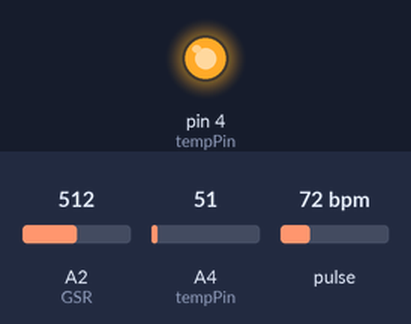
A sketch run on a simulated Arduino Uno, built with avr-gcc and run on an emulated ATmega328P. Parts: output pins drawn as LEDs (lit = HIGH). The test bench sets the inputs (shaded band); at power-on: A2 (GSR) = 512, A4 (tempPin) = 51, pulse 72 bpm.

Above: at 0.1 s.
Timing chart, 0 to 1.6 s (numbered marks = the images above):
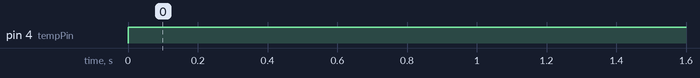

Measured:
- by itself, pin 4 (tempPin): LOW → HIGH at 0.00 s

The sketch:

compiled.ino
```cpp
//comms
#include <SoftwareSerial.h>
SoftwareSerial myserial(3, 2); // RX, TX

//--------------temp
int val;
int tempPin = 4; //temp pin

//----------------BPM
#define USE_ARDUINO_INTERRUPTS true
#include <PulseSensorPlayground.h>
const int PulseWirePin = 0;     //bpm pin
const int bpmled = 4;
int Threshold = 550;
PulseSensorPlayground pulseSensor;

//-------------GSR
const int GSR=2; //gsr pin
int gsrValue=0;
int gsr_average=0;


void setup()
{
  myserial.begin(9600);
  Serial.begin(15200);
  pulseSensor.analogInput(PulseWirePin);
  pulseSensor.blinkOnPulse(bpmled);
  pulseSensor.setThreshold(Threshold);
  pulseSensor.begin();
}
void loop()
{
  //----------------temp
  val = analogRead(tempPin);
  float mv = ( val/1024.0)*5000;
  float cel = mv/10;
  float farh = (cel*9)/5 + 32;

//  Serial.print("TEMPRATURE = ");
//  Serial.print(cel);
//  Serial.print("*C");
//  Serial.println();
//  delay(1000);

  //---------------bpm
  int myBPM = pulseSensor.getBeatsPerMinute();
  if (pulseSensor.sawStartOfBeat()) {
//    Serial.print("BPM: ");
//    Serial.println(myBPM);
  }
  delay(20);

  //----------------gsr
  long sum=0;
  for(int i=0;i<10;i++)
      {
      gsrValue=analogRead(GSR);
      sum += gsrValue;
      delay(5);
      }
   gsr_average = sum/10;
//   Serial.println(gsr_average);
   String dataa = "{'gsr':" + String(gsr_average) + ", 'bpm':" + String(myBPM) + ", 'temperature':" + String(cel) + "}";
//   Serial.println(String(dataa));
   myserial.print(String(dataa));

   delay(3000);
}
```
